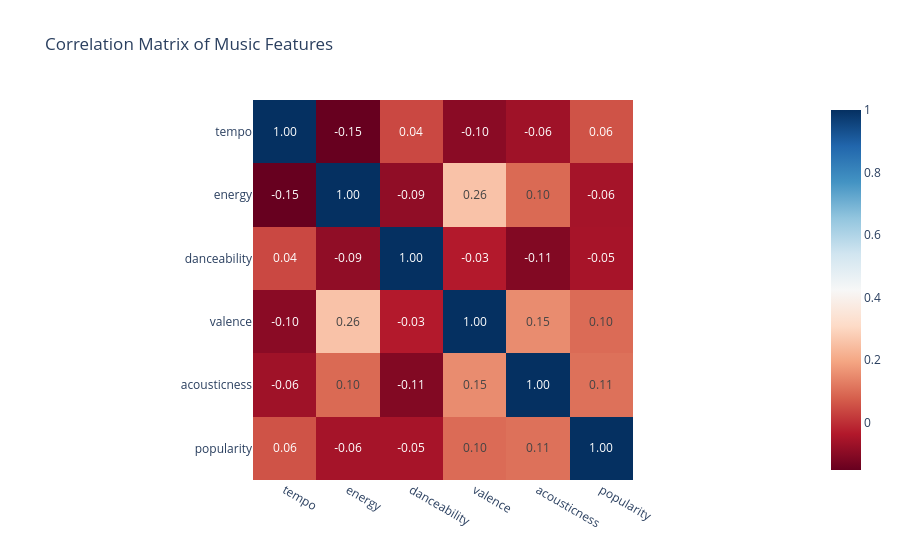

Write notebook code for a chart like this one.
### Markdown cell above
## Step 6: Generating heatmaps using Plotly

Follow the steps outlined in your instructions document to complete the code below. Click run to see the results.

### Code cell
import plotly.express as px

# Create a new dataframe `numeric_features` containing only the 
# numeric columns we want to analyze
numeric_features = music_data[['tempo', 'energy', 'danceability', 
                               'valence', 'acousticness', 'popularity']]

# Compute the correlation matrix 
correlation_matrix = numeric_features.corr()

# Create and display a heatmap using Plotly
plt = px.imshow(correlation_matrix,
                x=correlation_matrix.columns,
                y=correlation_matrix.columns,
                color_continuous_scale="RdBu",  # Use a built-in Plotly colorscale
                # Add code here
                text_auto=".2f",
                title="Correlation Matrix of Music Features"
               )

plt.show()

### Figure 1 — Plotly figure (JSON) as saved in the notebook; plotly's stock layout.template omitted (floating-point values rounded to 4 significant figures)
{"data": [{"coloraxis": "coloraxis", "hovertemplate": "x: %{x}<br>y: %{y}<br>color: %{z}<extra></extra>", "name": "0", "texttemplate": "%{z:.2f}", "type": "heatmap", "x": ["tempo", "energy", "danceability", "valence", "acousticness", "popularity"], "xaxis": "x", "y": ["tempo", "energy", "danceability", "valence", "acousticness", "popularity"], "yaxis": "y", "z": [[1.0, -0.1511, 0.04121, -0.09808, -0.06478, 0.0581], [-0.1511, 1.0, -0.08787, 0.2571, 0.09508, -0.0566], [0.04121, -0.08787, 1.0, -0.03373, -0.1101, -0.05312], [-0.09808, 0.2571, -0.03373, 1.0, 0.1527, 0.09787], [-0.06478, 0.09508, -0.1101, 0.1527, 1.0, 0.1077], [0.0581, -0.0566, -0.05312, 0.09787, 0.1077, 1.0]]}], "layout": {"coloraxis": {"colorscale": [[0, "rgb(103,0,31)"], [0.1, "rgb(178,24,43)"], [0.2, "rgb(214,96,77)"], [0.3, "rgb(244,165,130)"], [0.4, "rgb(253,219,199)"], [0.5, "rgb(247,247,247)"], [0.6, "rgb(209,229,240)"], [0.7, "rgb(146,197,222)"], [0.8, "rgb(67,147,195)"], [0.9, "rgb(33,102,172)"], [1, "rgb(5,48,97)"]]}, "title": {"text": "Correlation Matrix of Music Features"}, "xaxis": {"anchor": "y", "constrain": "domain", "domain": [0, 1], "scaleanchor": "y"}, "yaxis": {"anchor": "x", "autorange": "reversed", "constrain": "domain", "domain": [0, 1]}}}
